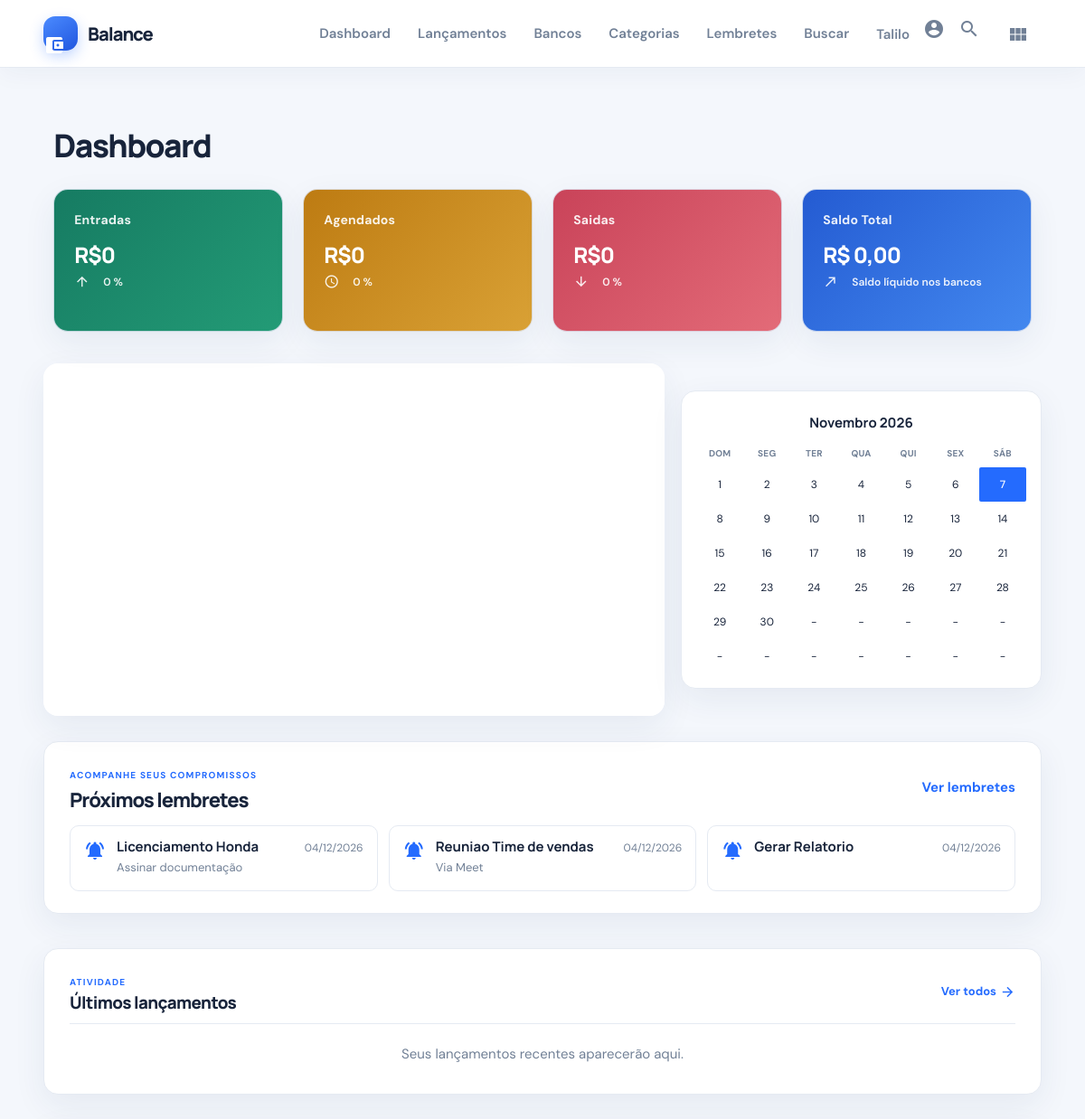
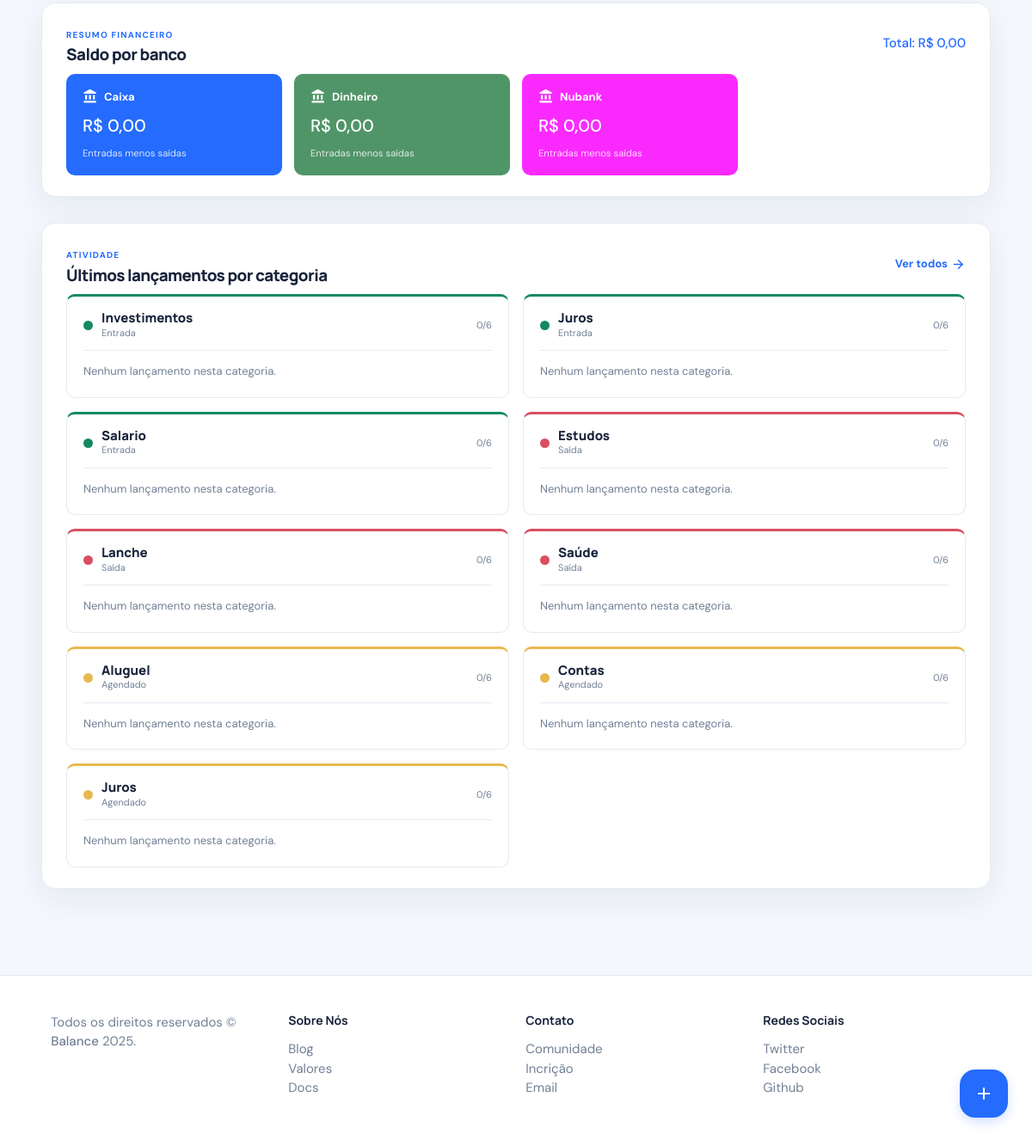
Screenshot of /pages/dashboard.php (signed in) with the database file from the repository (2 pictures, top to bottom).
### tables this page shows
CREATE TABLE `links` (
  `id` int(11) NOT NULL,
  `usuario_id` int(11) DEFAULT NULL,
  `nome` varchar(255) NOT NULL,
  `descricao` text DEFAULT NULL,
  `email` varchar(255) DEFAULT NULL,
  `telefone` varchar(30) DEFAULT NULL,
  `data_prevista` date DEFAULT NULL,
  `url` varchar(255) NOT NULL,
  `visto` tinyint(1) NOT NULL DEFAULT 0
);

CREATE TABLE `bancos` (
  `id` int(11) NOT NULL,
  `usuario_id` int(11) NOT NULL,
  `nome` varchar(120) NOT NULL,
  `tipo` varchar(40) NOT NULL,
  `cor` char(7) NOT NULL DEFAULT '#246BFE',
  `descricao` varchar(1000) DEFAULT NULL,
  `criado_em` timestamp NOT NULL DEFAULT current_timestamp()
);

CREATE TABLE `categorias` (
  `id` int(11) NOT NULL,
  `usuario_id` int(11) NOT NULL,
  `nome` varchar(120) NOT NULL,
  `tipo` enum('Entrada','Saida','Agendado') NOT NULL,
  `cor` char(7) NOT NULL,
  `criado_em` timestamp NOT NULL DEFAULT current_timestamp()
);

### database/model/classSelect.php (called while the page is built, shortened)
<?php
  class SelectAll{
    public function selectUltimosCinco($usuarioId) {
      $query = "SELECT id, tipo, nome, preco, disc, data FROM fluxocaixa WHERE usuario_id=" . (int) $usuarioId . " ORDER BY id DESC LIMIT 5";
      return $query;
    }
  }
?>

### pages/views/recentes.php (the view, shortened to what this page needs)
<?php
$usuarioDashboardId = (int) ($_SESSION['idUser'] ?? 0);
$bancosDashboard = [];
$categoriasDashboard = [];
$saldoConsolidadoDashboard = 0.0;
$stmtBancosDashboard = $conexao->prepare("SELECT b.id, b.nome, b.cor, COALESCE(SUM(CASE WHEN f.tipo = 'Entrada' THEN ABS(f.preco) WHEN f.tipo = 'Saida' THEN -ABS(f.preco) ELSE 0 END), 0) AS saldo FROM bancos b LEFT JOIN fluxocaixa f ON f.banco_id = b.id AND f.usuario_id = b.usuario_id WHERE b.usuario_id = ? GROUP BY b.id, b.nome, b.cor ORDER BY b.nome");
if ($stmtBancosDashboard) {
  $stmtBancosDashboard->bind_param('i', $usuarioDashboardId);
  if ($stmtBancosDashboard->execute()) {
    $stmtBancosDashboard->bind_result($idBancoDashboard, $nomeBancoDashboard, $corBancoDashboard, $saldoBancoDashboard);
    while ($stmtBancosDashboard->fetch()) {
      $bancosDashboard[] = ['id' => (int) $idBancoDashboard, 'nome' => $nomeBancoDashboard, 'cor' => $corBancoDashboard, 'saldo' => (float) $saldoBancoDashboard];
      $saldoConsolidadoDashboard += (float) $saldoBancoDashboard;
    }
  }
}
$stmtCategoriasDashboard = $conexao->prepare('SELECT id, nome, tipo, cor FROM categorias WHERE usuario_id = ? ORDER BY tipo, nome');
if ($stmtCategoriasDashboard) {
  $stmtCategoriasDashboard->bind_param('i', $usuarioDashboardId);
  if ($stmtCategoriasDashboard->execute()) {
    $stmtCategoriasDashboard->bind_result($idCategoriaDashboard, $nomeCategoriaDashboard, $tipoCategoriaDashboard, $corCategoriaDashboard);
    while ($stmtCategoriasDashboard->fetch()) {
      $categoriasDashboard[] = ['id' => (int) $idCategoriaDashboard, 'nome' => $nomeCategoriaDashboard, 'tipo' => $tipoCategoriaDashboard, 'cor' => $corCategoriaDashboard];
    }
  }
}
?>
<section class="recent-transactions" aria-labelledby="recent-transactions-title">
  <div class="recent-transactions-heading">
    <div>
      <span class="section-eyebrow">Atividade</span>
      <h3 id="recent-transactions-title">Últimos lançamentos</h3>
    </div>
    <a class="recent-all-link" href="lancamentos.php">Ver todos <i class="material-icons" aria-hidden="true">arrow_forward</i></a>
  </div>
  <div class="recent-transactions-list">
    <?php
      $consultaRecentes = new SelectAll();
      $resultadoRecentes = mysqli_query($conexao, $consultaRecentes->selectUltimosCinco($usuarioDashboardId));
      $totalRecentes = $resultadoRecentes ? mysqli_num_rows($resultadoRecentes) : 0;
      if ($totalRecentes === 0) {
    ?>
      <p class="recent-empty">Seus lançamentos recentes aparecerão aqui.</p>
    <?php
      }
    ?>
  </div>
</section>
<section class="dashboard-bank-balances" aria-labelledby="dashboard-bank-balances-title">
  <div class="recent-transactions-heading">
    <div>
      <span class="section-eyebrow">Resumo financeiro</span>
      <h3 id="dashboard-bank-balances-title">Saldo por banco</h3>
    </div>
    <strong class="dashboard-consolidated-balance">Total: R$ <?= number_format($saldoConsolidadoDashboard, 2, ',', '.') ?></strong>
  </div>
  <?php if (!$bancosDashboard): ?>
    <p class="recent-empty">Cadastre bancos para acompanhar o saldo e os lançamentos por conta.</p>
  <?php else: ?>
    <div class="dashboard-bank-grid">
      <?php foreach ($bancosDashboard as $bancoDashboard): ?>
        <?php
          $corBancoCss = preg_match('/^#[0-9A-Fa-f]{6}$/', (string) $bancoDashboard['cor']) ? $bancoDashboard['cor'] : '#246BFE';
          $contrasteBanco = '#ffffff';
        ?>
        <article class="dashboard-bank-card" style="--dashboard-bank-color: <?= htmlspecialchars($corBancoCss, ENT_QUOTES, 'UTF-8') ?>; --dashboard-bank-text: <?= $contrasteBanco ?>">
          <span><i class="material-icons" aria-hidden="true">account_balance</i><?= htmlspecialchars($bancoDashboard['nome'], ENT_QUOTES, 'UTF-8') ?></span>
          <strong>R$ <?= number_format($bancoDashboard['saldo'], 2, ',', '.') ?></strong>
          <small>Entradas menos saídas</small>
        </article>
      <?php endforeach; ?>
    </div>
  <?php endif; ?>
</section>
<section class="category-recent-section" aria-labelledby="category-recent-title">
  <div class="recent-transactions-heading">
    <div>
      <span class="section-eyebrow">Atividade</span>
      <h3 id="category-recent-title">Últimos lançamentos por categoria</h3>
    </div>
    <a class="recent-all-link" href="lancamentos.php">Ver todos <i class="material-icons" aria-hidden="true">arrow_forward</i></a>
  </div>
  <?php if (!$categoriasDashboard): ?>
    <p class="recent-empty">Cadastre categorias para acompanhar os lançamentos agrupados.</p>
  <?php else: ?>
    <div class="category-recent-grid">
      <?php foreach ($categoriasDashboard as $categoriaDashboard): ?>
        <?php
          $lancamentosCategoriaDashboard = [];
          $classeCategoriaDashboard = $categoriaDashboard['tipo'] === 'Entrada' ? 'income' : ($categoriaDashboard['tipo'] === 'Saida' ? 'expense' : 'scheduled');
          $corCategoriaFallback = $classeCategoriaDashboard === 'income' ? '#138a60' : ($classeCategoriaDashboard === 'expense' ? '#d64f5d' : '#e8b84f');
          $corCategoriaCss = preg_match('/^#[0-9A-Fa-f]{6}$/', (string) $categoriaDashboard['cor']) ? $categoriaDashboard['cor'] : $corCategoriaFallback;
          $rotuloTipoCategoriaDashboard = $categoriaDashboard['tipo'] === 'Entrada' ? 'Entrada' : ($categoriaDashboard['tipo'] === 'Saida' ? 'Saída' : 'Agendado');
        ?>
        <article class="category-recent-card <?= $classeCategoriaDashboard ?>" style="--category-accent: <?= htmlspecialchars($corCategoriaCss, ENT_QUOTES, 'UTF-8') ?>">
          <header>
            <span class="category-recent-dot" aria-hidden="true"></span>
            <div><h4><?= htmlspecialchars($categoriaDashboard['nome'], ENT_QUOTES, 'UTF-8') ?></h4><small><?= $rotuloTipoCategoriaDashboard ?></small></div>
            <span class="category-recent-count"><?= count($lancamentosCategoriaDashboard) ?>/6</span>
          </header>
          <?php if (!$lancamentosCategoriaDashboard): ?>
            <p class="category-recent-empty">Nenhum lançamento nesta categoria.</p>
          <?php endif; ?>
        </article>
      <?php endforeach; ?>
    </div>
  <?php endif; ?>
</section>

### pages/dashboard.php (shortened to what this page needs)
<!DOCTYPE html>
<html lang="pt-br" class="<?= (int) ($_SESSION['temaUser'] ?? 0) === 1 ? 'theme-dark' : 'theme-light' ?>">
<head>
  <link rel="stylesheet" href="https://cdnjs.cloudflare.com/ajax/libs/materialize/1.0.0/css/materialize.min.css">
  <link rel="stylesheet" href="../assets/css/styles.css?v=20261107-21">
</head>
<body class="<?= (int) ($_SESSION['temaUser'] ?? 0) === 1 ? 'theme-dark' : 'theme-light' ?>">
<?php
  include_once('../database/conexao.php');
  include('../database/model/classSelect.php');
?>
  <?php include('./views/header.php'); ?>
   <main>
        <?php include('./views/dashboard.php'); ?>
        <section class="dashboard-visuals">
            <div class="dashboard-chart">
              <div id="piechart"></div>
            </div>
            <aside class="dashboard-calendar" aria-label="Calendário do mês">
              <?php include('../utils/calendario.php'); ?>
            </aside>
        </section>
        <?php
          $lembretesPendentesDashboard = [];
          $stmtLembretesPendentes = $conexao->prepare('SELECT id, nome, descricao, data_prevista FROM links WHERE usuario_id = ? AND visto = 0 ORDER BY data_prevista ASC, id DESC LIMIT 6');
          if ($stmtLembretesPendentes) {
            $usuarioDashboardLembretesId = (int) $_SESSION['idUser'];
            $stmtLembretesPendentes->bind_param('i', $usuarioDashboardLembretesId);
            if ($stmtLembretesPendentes->execute()) {
              $stmtLembretesPendentes->bind_result($lembreteDashboardId, $lembreteDashboardNome, $lembreteDashboardDescricao, $lembreteDashboardData);
              while ($stmtLembretesPendentes->fetch()) {
                $lembretesPendentesDashboard[] = ['id' => (int) $lembreteDashboardId, 'nome' => $lembreteDashboardNome, 'descricao' => $lembreteDashboardDescricao, 'data' => $lembreteDashboardData];
              }
            }
          }
        ?>
        <section class="dashboard-reminders" aria-labelledby="dashboard-reminders-title">
          <div class="dashboard-reminders-heading"><div><span class="section-eyebrow">Acompanhe seus compromissos</span><h2 id="dashboard-reminders-title">Próximos lembretes</h2></div><a href="lembretes.php">Ver lembretes</a></div>
          <?php if (!$lembretesPendentesDashboard): ?>
            <p class="dashboard-reminders-empty">Você não tem lembretes pendentes.</p>
          <?php else: ?>
            <div class="dashboard-reminders-list">
              <?php foreach ($lembretesPendentesDashboard as $lembreteDashboard): ?>
                <article class="dashboard-reminder-item">
                  <i class="material-icons" aria-hidden="true">notifications_active</i>
                  <div><h3><?= htmlspecialchars($lembreteDashboard['nome'], ENT_QUOTES, 'UTF-8') ?></h3>
                    <?php if (!empty($lembreteDashboard['descricao'])): ?><p><?= htmlspecialchars($lembreteDashboard['descricao'], ENT_QUOTES, 'UTF-8') ?></p><?php endif; ?></div>
                  <time datetime="<?= htmlspecialchars((string) $lembreteDashboard['data'], ENT_QUOTES, 'UTF-8') ?>"><?= $lembreteDashboard['data'] ? date('d/m/Y', strtotime($lembreteDashboard['data'])) : 'Sem data' ?></time>
                </article>
              <?php endforeach; ?>
            </div>
          <?php endif; ?>
        </section>
        <?php include('./views/recentes.php'); ?>
</main>
 <a href="#modal-add" class="btn-floating btn-large waves-effect waves-light modal-trigger" aria-label="Adicionar lançamento"><i class="material-icons">add</i></a>
  <?php include('./views/footer.php'); ?>
</body>
</html>

### rows the page displays
links: nome "Licenciamento Honda", descricao "Assinar documentação", data_prevista "04/12/2026"
links: nome "Reuniao Time de vendas", descricao "Via Meet", data_prevista "04/12/2026"
links: nome "Gerar Relatorio", data_prevista "04/12/2026"
bancos: nome "Caixa", saldo "0,00"
bancos: nome "Dinheiro", saldo "0,00"
bancos: nome "Nubank", saldo "0,00"
categorias: nome "Investimentos", tipo "Entrada", count($lancamentosCategoriaDashboard) "0"
categorias: nome "Juros", tipo "Entrada", count($lancamentosCategoriaDashboard) "0"
categorias: nome "Salario", tipo "Entrada", count($lancamentosCategoriaDashboard) "0"
categorias: nome "Estudos", tipo "Saída", count($lancamentosCategoriaDashboard) "0"
categorias: nome "Lanche", tipo "Saída", count($lancamentosCategoriaDashboard) "0"
categorias: nome "Saúde", tipo "Saída", count($lancamentosCategoriaDashboard) "0"
categorias: nome "Aluguel", tipo "Agendado", count($lancamentosCategoriaDashboard) "0"
categorias: nome "Contas", tipo "Agendado", count($lancamentosCategoriaDashboard) "0"
categorias: nome "Juros", tipo "Agendado", count($lancamentosCategoriaDashboard) "0"

### other values shown
$_SESSION['usuario'] "Talilo"
$saldoInicialEntrada "0"
$saldoInicialAgendados "0"
$saldoInicialSaidas "0"
$saldo_total "0,00"
$mes2 "Novembro"
$dias[$pos2] "1"
$dias[$pos2] "2"
$dias[$pos2] "3"
$dias[$pos2] "4"
$dias[$pos2] "5"
$dias[$pos2] "6"
$dias[$pos2] "7"
$dias[$pos2] "8"
$dias[$pos2] "9"
